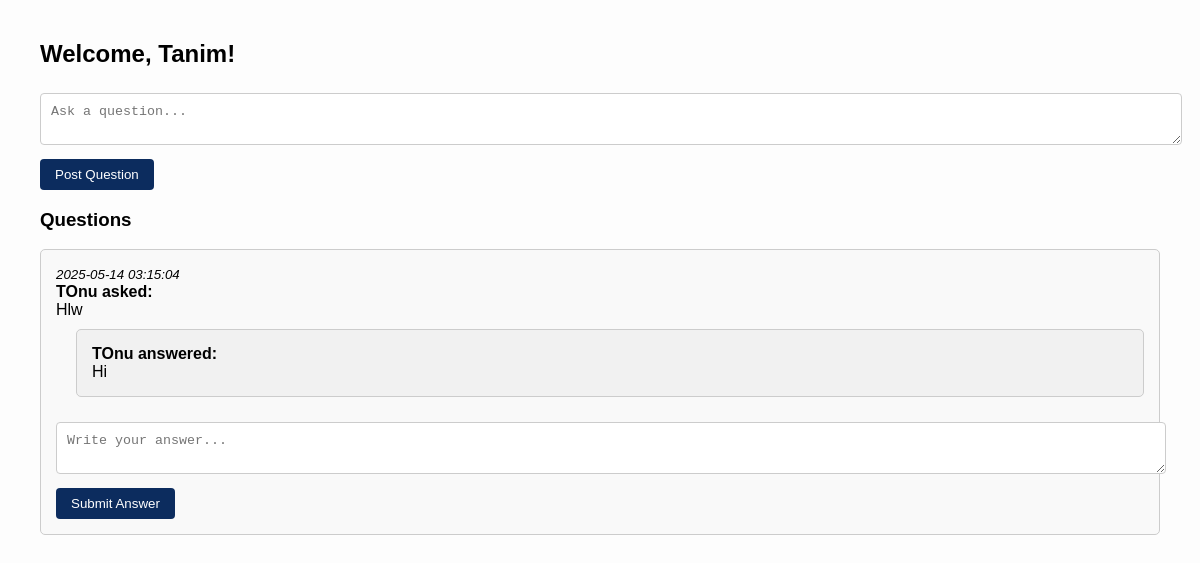
/q&a_discussion/q&a_discussion.php (signed in), run on the app's committed database.
### tables this page shows
CREATE TABLE `qa_board_discussion` (
  `question_id` int(11) NOT NULL,
  `asked_by_id` int(11) DEFAULT NULL,
  `question` text NOT NULL,
  `timestamp` timestamp NOT NULL DEFAULT current_timestamp()
);

CREATE TABLE `user` (
  `user_id` int(11) NOT NULL,
  `name` varchar(255) NOT NULL,
  `email` varchar(255) NOT NULL,
  `password` varchar(255) NOT NULL,
  `interests` text DEFAULT NULL,
  `user_type` varchar(50) DEFAULT NULL,
  `achievements` text DEFAULT NULL,
  `graduation_year` int(11) DEFAULT NULL,
  `skills` text DEFAULT NULL,
  `industry` varchar(100) DEFAULT NULL
);

CREATE TABLE `answer` (
  `answered_by_id` int(11) NOT NULL,
  `question_id` int(11) NOT NULL,
  `answer` text NOT NULL
);

### q&a_discussion/q&a_discussion.php (the view, shortened to what this page needs)
<?php
require_once '../connection.php';
$questions = mysqli_query($conn, "SELECT q.*, u.name FROM qa_board_discussion q JOIN user u ON q.asked_by_id = u.user_id ORDER BY q.timestamp DESC");
?>
<!DOCTYPE html>
<html>
<head>
    <link rel="stylesheet" href="style.css">
</head>
<body>
    <h2>Welcome, <?php echo $_SESSION['user_name']; ?>!</h2>
    <form method="POST">
        <textarea name="question" placeholder="Ask a question..." required></textarea><br>
        <button type="submit">Post Question</button>
    </form>
    <h3>Questions</h3>
    <?php while ($q = mysqli_fetch_assoc($questions)): ?>
        <div class="box question-box">
        <small><i><?php echo $q['timestamp']; ?></i></small><br><strong><?php echo htmlspecialchars($q['name']); ?> asked:</strong><br>
            <?php echo nl2br(htmlspecialchars($q['question'])); ?><br>
            <?php
            $qid = $q['question_id'];
            $answers = mysqli_query($conn, "SELECT a.*, u.name FROM answer a JOIN user u ON a.answered_by_id = u.user_id WHERE a.question_id = '$qid'");
            while ($ans = mysqli_fetch_assoc($answers)): ?>
                <div class="box answer-box">
                    <strong><?php echo htmlspecialchars($ans['name']); ?> answered:</strong><br>
                    <?php echo nl2br(htmlspecialchars($ans['answer'])); ?>
                </div>
            <?php endwhile; ?>
            <form method="POST">
                <textarea name="answer" placeholder="Write your answer..." required></textarea><br>
                <button type="submit">Submit Answer</button>
            </form>
        </div>
    <?php endwhile; ?>
</body>
</html>

### q&a_discussion/style.css (style rules this page uses)
body { font-family: Arial, sans-serif; margin: 40px; background-color: #fdfdfd; }
textarea { width: 100%; padding: 10px; margin-top: 5px; margin-bottom: 10px; border-radius: 4px; border: 1px solid #ccc; }
button { padding: 8px 15px; background-color: #0c2c5e; border: none; color: white; border-radius: 4px; cursor: pointer; }
.box { border: 1px solid #ccc; padding: 15px; margin-bottom: 20px; border-radius: 5px; }
.question-box { background-color: #f9f9f9; }
.answer-box { margin-left: 20px; margin-top: 10px; background-color: #f1f1f1; }

### data on the page
qa_board_discussion: timestamp "2025-05-14 03:15:04", asked_by.name "TOnu", question "Hlw"
answer: answered_by.name "TOnu", answer "Hi"

### other printed values
$_SESSION['user_name'] "Tanim"
